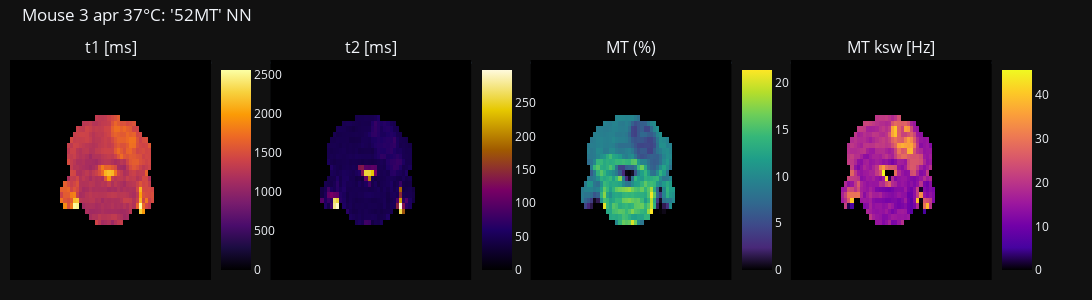

Write notebook code for a chart like this one.
### Code cell
# Create custom Viridis colormap with black for 0 values
custom_viridis = np.array(plotly.colors.sequential.Viridis)
custom_viridis[0] = '#000000'  # Set black for 0 values

# Create custom Plasma colormap with black for 0 values
custom_plasma = np.array(plotly.colors.sequential.Plasma)
custom_plasma[0] = '#000000'  # Set black for 0 values

# Create custom Viridis colormap with black for 0 values
custom_plotly3 = np.array(plotly.colors.sequential.Inferno)
custom_plotly3[0] = '#000000'  # Set black for 0 values

# Create custom Plasma colormap with black for 0 values
custom_aggrnyl = np.array(plotly.colors.sequential.Electric)
custom_aggrnyl[0] = '#000000'  # Set black for 0 values

# Create custom Viridis colormap with black for 0 values
custom_magma = np.array(plotly.colors.sequential.Magma)
custom_magma[0] = '#000000'  # Set black for 0 values

# Create custom Plasma colormap with black for 0 values
custom_cividis = np.array(plotly.colors.sequential.Cividis)
custom_cividis[0] = '#000000'  # Set black for 0 values

# Create subplots with 1 row and 3 columns, increased horizontal spacing
fig = make_subplots(rows=1, cols=4, horizontal_spacing=0.06, subplot_titles=['t1 [ms]', 't2 [ms]', 'MT (%)', 'MT ksw [Hz]', 'Glu [mM]', 'Glu ksw [Hz]'])

# Add heatmaps for the three arrays
heatmap_t1 = go.Heatmap(z=t1*full_mask, colorscale=custom_viridis, coloraxis='coloraxis1')
heatmap_t2 = go.Heatmap(z=t2*full_mask, colorscale=custom_plasma, coloraxis='coloraxis2')
heatmap_fs = go.Heatmap(z=quant_maps_mt['fs']*100*full_mask, colorscale=custom_viridis, coloraxis='coloraxis3')
heatmap_ksw = go.Heatmap(z=quant_maps_mt['ksw']*full_mask, colorscale=custom_plasma, coloraxis='coloraxis4')

fig.add_trace(heatmap_t1, row=1, col=1)
fig.add_trace(heatmap_t2, row=1, col=2)
fig.add_trace(heatmap_fs, row=1, col=3)
fig.add_trace(heatmap_ksw, row=1, col=4)

fig.update_layout(
    template='plotly_dark',  # Set the theme to plotly dark
    title_text=f"Mouse {subject_i+1} {date} {temp}°C: '52MT' NN",
    showlegend=False,  # Hide legend
    height=300,
    width=1400,  # Set a width based on your preference
    margin=dict(l=10, r=100, t=60, b=20),  # Adjust top and bottom margins
    title=dict(x=0.02, y=0.97)  # Adjust the title position
)

# Add individual titles and separate colorbars
for i, title in enumerate([1, 2 ,3, 4], start=1):
    fig.update_xaxes(row=1, col=i, showgrid=False, showticklabels=False)
    fig.update_yaxes(showgrid=False, row=1, col=i, showticklabels=False, autorange='reversed')  # Reverse the y-axis

# Manually add separate colorbars
f_const = 3 / 110000
colorbar_t1 = {'colorscale': custom_plotly3} #, 'cmin': 0, 'cmax': f_lims[1]/f_const}
colorbar_t2 = {'colorscale': custom_aggrnyl} #, 'cmin': k_lims[0], 'cmax': k_lims[1]}
colorbar_fs = {'colorscale': custom_viridis} #, 'cmin': 0, 'cmax': f_lims[1]/f_const}
colorbar_ksw = {'colorscale': custom_plasma} #, 'cmin': k_lims[0], 'cmax': k_lims[1]}

fig.update_layout(
    coloraxis1=colorbar_t1,
    coloraxis2=colorbar_t2,
    coloraxis3=colorbar_fs,
    coloraxis4=colorbar_ksw,
    coloraxis_colorbar=dict(x=0.205, y=0.5),
    coloraxis2_colorbar=dict(x=0.47, y=0.5),
    coloraxis3_colorbar=dict(x=0.735, y=0.5),
    coloraxis4_colorbar=dict(x=1, y=0.5),
)

# Show the plot
fig.show()

pio.write_image(fig, f'images/{save_name}/subject_{phantom_choice}/{fp_prtcl_name}_mt_sequential.jpeg')

### Figure 1 — Plotly figure (JSON) as saved in the notebook; plotly's stock layout.template omitted (floating-point values rounded to 4 significant figures; data arrays with more than 128 entries replaced by an {"elided": "..."} marker saying what was removed)
{"data": [{"coloraxis": "coloraxis", "colorscale": [[0.0, "#000000"], [0.1111, "#482878"], [0.2222, "#3e4989"], [0.3333, "#31688e"], [0.4444, "#26828e"], [0.5556, "#1f9e89"], [0.6667, "#35b779"], [0.7778, "#6ece58"], [0.8889, "#b5de2b"], [1.0, "#fde725"]], "z": {"elided": "40x64 float values"}, "type": "heatmap", "xaxis": "x", "yaxis": "y"}, {"coloraxis": "coloraxis2", "colorscale": [[0.0, "#000000"], [0.1111, "#46039f"], [0.2222, "#7201a8"], [0.3333, "#9c179e"], [0.4444, "#bd3786"], [0.5556, "#d8576b"], [0.6667, "#ed7953"], [0.7778, "#fb9f3a"], [0.8889, "#fdca26"], [1.0, "#f0f921"]], "z": {"elided": "40x64 float values"}, "type": "heatmap", "xaxis": "x2", "yaxis": "y2"}, {"coloraxis": "coloraxis3", "colorscale": [[0.0, "#000000"], [0.1111, "#482878"], [0.2222, "#3e4989"], [0.3333, "#31688e"], [0.4444, "#26828e"], [0.5556, "#1f9e89"], [0.6667, "#35b779"], [0.7778, "#6ece58"], [0.8889, "#b5de2b"], [1.0, "#fde725"]], "z": {"elided": "40x64 float values"}, "type": "heatmap", "xaxis": "x3", "yaxis": "y3"}, {"coloraxis": "coloraxis4", "colorscale": [[0.0, "#000000"], [0.1111, "#46039f"], [0.2222, "#7201a8"], [0.3333, "#9c179e"], [0.4444, "#bd3786"], [0.5556, "#d8576b"], [0.6667, "#ed7953"], [0.7778, "#fb9f3a"], [0.8889, "#fdca26"], [1.0, "#f0f921"]], "z": {"elided": "40x64 float values"}, "type": "heatmap", "xaxis": "x4", "yaxis": "y4"}], "layout": {"xaxis": {"anchor": "y", "domain": [0.0, 0.205], "showgrid": false, "showticklabels": false}, "yaxis": {"anchor": "x", "domain": [0.0, 1.0], "showgrid": false, "showticklabels": false, "autorange": "reversed"}, "xaxis2": {"anchor": "y2", "domain": [0.265, 0.47], "showgrid": false, "showticklabels": false}, "yaxis2": {"anchor": "x2", "domain": [0.0, 1.0], "showgrid": false, "showticklabels": false, "autorange": "reversed"}, "xaxis3": {"anchor": "y3", "domain": [0.53, 0.735], "showgrid": false, "showticklabels": false}, "yaxis3": {"anchor": "x3", "domain": [0.0, 1.0], "showgrid": false, "showticklabels": false, "autorange": "reversed"}, "xaxis4": {"anchor": "y4", "domain": [0.795, 1.0], "showgrid": false, "showticklabels": false}, "yaxis4": {"anchor": "x4", "domain": [0.0, 1.0], "showgrid": false, "showticklabels": false, "autorange": "reversed"}, "annotations": [{"font": {"size": 16}, "showarrow": false, "text": "t1 [ms]", "x": 0.1025, "xanchor": "center", "xref": "paper", "y": 1.0, "yanchor": "bottom", "yref": "paper"}, {"font": {"size": 16}, "showarrow": false, "text": "t2 [ms]", "x": 0.3675, "xanchor": "center", "xref": "paper", "y": 1.0, "yanchor": "bottom", "yref": "paper"}, {"font": {"size": 16}, "showarrow": false, "text": "MT (%)", "x": 0.6325, "xanchor": "center", "xref": "paper", "y": 1.0, "yanchor": "bottom", "yref": "paper"}, {"font": {"size": 16}, "showarrow": false, "text": "MT ksw [Hz]", "x": 0.8975, "xanchor": "center", "xref": "paper", "y": 1.0, "yanchor": "bottom", "yref": "paper"}], "title": {"text": "Mouse 3 apr 37°C: '52MT' NN", "x": 0.02, "y": 0.97}, "margin": {"l": 10, "r": 100, "t": 60, "b": 20}, "showlegend": false, "height": 300, "width": 1400, "coloraxis": {"colorbar": {"x": 0.205, "y": 0.5}, "colorscale": [[0.0, "#000000"], [0.1111, "#1b0c41"], [0.2222, "#4a0c6b"], [0.3333, "#781c6d"], [0.4444, "#a52c60"], [0.5556, "#cf4446"], [0.6667, "#ed6925"], [0.7778, "#fb9b06"], [0.8889, "#f7d13d"], [1.0, "#fcffa4"]]}, "coloraxis2": {"colorscale": [[0.0, "#000000"], [0.2, "rgb(30,0,100)"], [0.4, "rgb(120,0,100)"], [0.6, "rgb(160,90,0)"], [0.8, "rgb(230,200,0)"], [1.0, "rgb(255,250,220)"]], "colorbar": {"x": 0.47, "y": 0.5}}, "coloraxis3": {"colorscale": [[0.0, "#000000"], [0.1111, "#482878"], [0.2222, "#3e4989"], [0.3333, "#31688e"], [0.4444, "#26828e"], [0.5556, "#1f9e89"], [0.6667, "#35b779"], [0.7778, "#6ece58"], [0.8889, "#b5de2b"], [1.0, "#fde725"]], "colorbar": {"x": 0.735, "y": 0.5}}, "coloraxis4": {"colorscale": [[0.0, "#000000"], [0.1111, "#46039f"], [0.2222, "#7201a8"], [0.3333, "#9c179e"], [0.4444, "#bd3786"], [0.5556, "#d8576b"], [0.6667, "#ed7953"], [0.7778, "#fb9f3a"], [0.8889, "#fdca26"], [1.0, "#f0f921"]], "colorbar": {"x": 1, "y": 0.5}}}}
